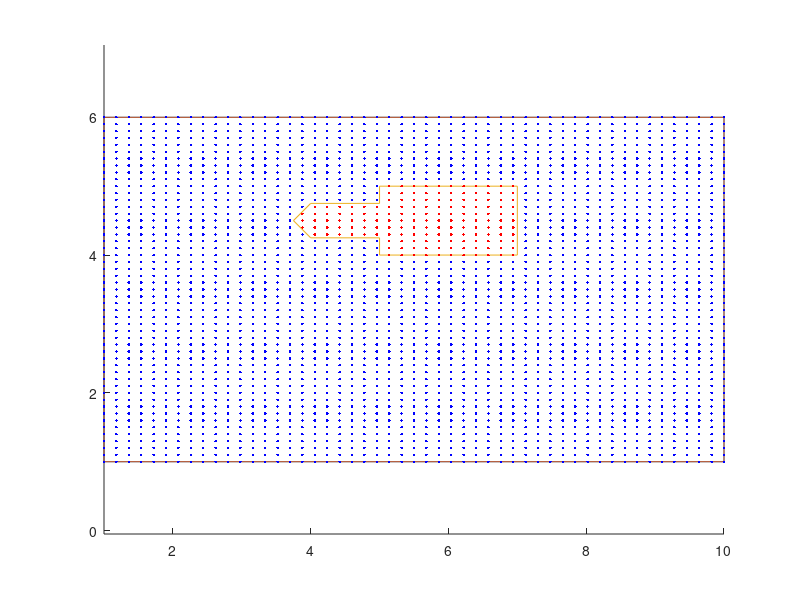
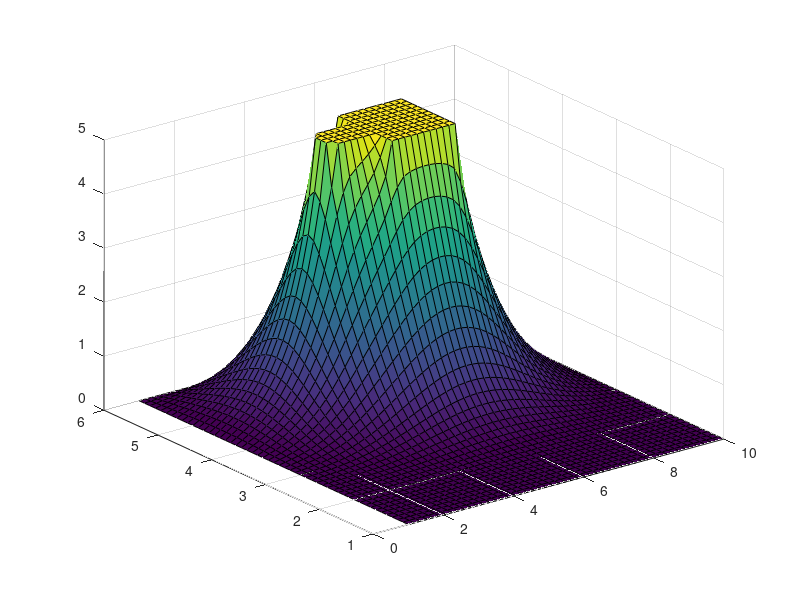

MATLAB code for these plots, in order:
clc;
%%
%INITIALIZATION
%   seting up the grid dimensions, voltages of the container and the key
c_voltage = 0;
key_voltage = 5;
hor_dim = 51;
ver_dim = 51;

%%
%DEFININING THE CONTAINER
%   assumed rectangular
xv=[1 10 10 1 1];
yv=[1 1 6 6 1];
hold on;
plot(xv,yv);
axis equal;

%%
%DEFINING THE KEY
%   assumed a polygon
xv2=[5 7 7 5 5 4 3.75 4 5 5];
yv2=[4 4 5 5 4.75 4.75 4.5 4.25 4.25 4];
plot(xv,yv);
plot(xv2,yv2);


%should correct this to work even if the container is not rectangulat
%   define the grid and then use only grid points that are inside the
%   container!

%%
%DEFINING GRID POINTS AND PLOTTING THEM
% (blue - outside the key)
% (red - inside the key)

x=linspace(min(xv),max(xv),hor_dim);
dx=(max(xv)-min(xv))/(hor_dim-1);
xh=ones(hor_dim^2,1);
for i=0:hor_dim-1
    xh(i*hor_dim+1:(i+1)*hor_dim) = x(i+1)*ones(hor_dim,1);
end

y=linspace(min(yv),max(yv),ver_dim);
dy=(max(yv)-min(yv))/(ver_dim-1);
yh=ones(ver_dim^2,1);
for i=0:ver_dim-1
    yh(i*ver_dim+1:(i+1)*ver_dim) = y(1:ver_dim);
end
in = inpolygon(xh,yh,xv2,yv2);
plot(xh(in),yh(in),'.r',xh(~in),yh(~in),'.b');



%%
%SETING UP THE POTENTIAL MATRIX
% v=c_voltage - outside the key
% v=key_voltage - inside or on the key

v= c_voltage * ones(hor_dim,ver_dim);
indices = find(in==1);
indx=floor(indices/hor_dim)+1;
indy=mod(indices,ver_dim);
for i=1:length(indx)
    v(indy(i),indx(i))=key_voltage;
end


fixed = zeros(hor_dim,ver_dim);
fixed(1,:) = 1;
fixed(hor_dim,:)=1;
fixed(:,1) = 1;
fixed(:,ver_dim)=1;

for i=1:length(indx)
    v(indy(i),indx(i))=key_voltage;
    fixed(indy(i),indx(i))=1;
end


%%
% ITERATIVE CALCULATION OF POTENTIAL
%
figure;
surf(x,y,v);
pause;
%while(1)
for loopn = 1:50
for i=1:ver_dim
    mask = ones(3,3);
    mask(2,2) = 0;
    for j=1:hor_dim
        if (fixed(i,j)==0)
            if (i+1>ver_dim)
                mask(3,:) = 0;
            end
            if (i-1<1)
                mask(1,:) = 0;
            end
            if (j+1>hor_dim)
                mask(:,3) = 0;
            end
            if (j-1<1)
                mask(:,1) = 0;
            end

            [xh,yh]=find(mask==1);

            l=[];
            for k=1:length(xh)
                l=[l v(xh(k)+i-2,yh(k)+j-2)];
            end
            v(i,j)=mean(l);
        end
    end
end
%surf(x,y,v);
%pause;
end

surf(x,y,v);

%%
%CALCULATION OF ELECTRIC FIELD (E=-grad(V))
[fx,t]=gradient(v/dx);
[t,fy]=gradient(v/dy);
Ex=-fx
Ey=-fy


